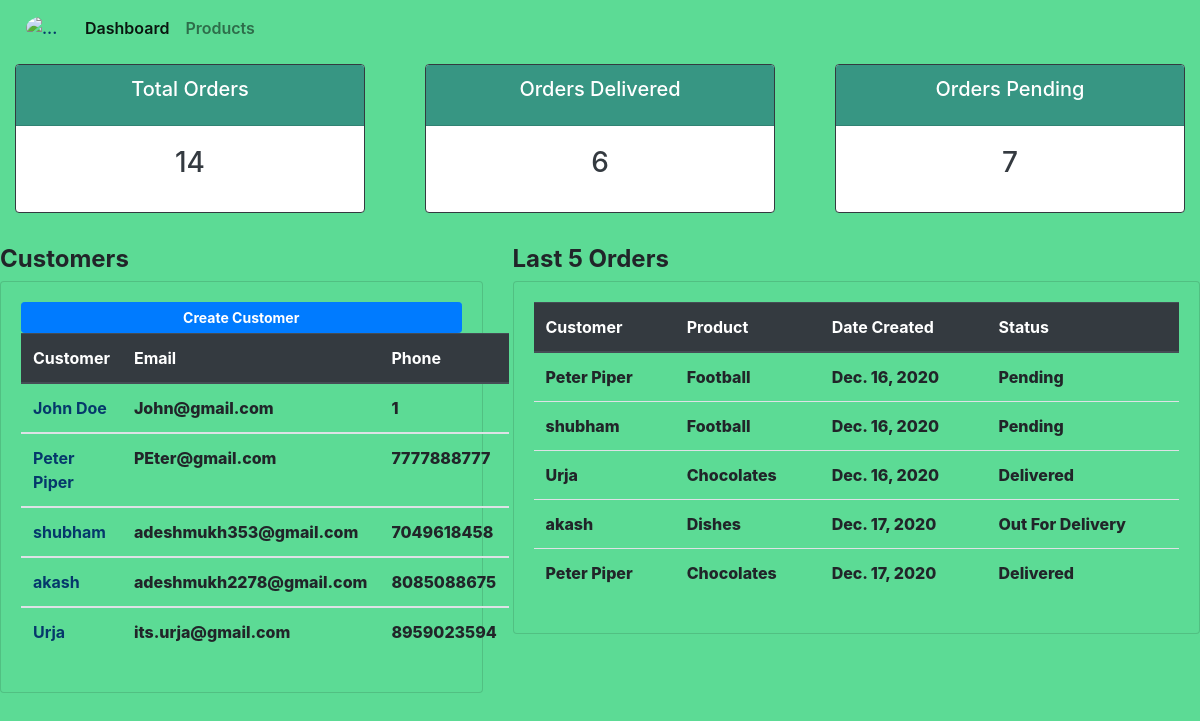
The page / on the database its author committed.
### accounts/models.py (models this page shows, shortened)
class Customer(models.Model):
    name = models.CharField(max_length=30, null=True)
    phone = models.IntegerField(null=True)
    email = models.EmailField(null=True)
    date_created = models.DateTimeField(auto_now_add=True)

class Order(models.Model):
    STATUS = (
        ('Pending', 'Pending'),
        ('Out For Delivery', 'Out For Delivery'),
        ('Delivered', 'Delivered'),
     )
    customer = models.ForeignKey(Customer,null=True,on_delete = models.SET_NULL)
    product = models.ForeignKey(Product,null=True, on_delete = models.SET_NULL)
    date_created = models.DateTimeField(auto_now_add=True)
    status = models.CharField(max_length=50,choices=STATUS,null=True)

class Product(models.Model):
    CATEGORY = (
        ('Indoor','Indoor'),
        ('Outdoor','Outoor'),
    )
    name = models.CharField(max_length=30)
    price = models.FloatField()
    category = models.CharField(max_length=50,choices=CATEGORY)
    description = models.TextField()
    date_created = models.DateTimeField(auto_now_add=True)
    tag = models.ManyToManyField(Tag)

### accounts/views.py (the view)
# urls.py: 2. Add a URL to urlpatterns:  path('', views.home, name='home')
def home(request):
    order=Order.objects.all().order_by('id')
    orders = order[:5]
    ordDel=Order.objects.filter(status="Delivered")
    ordPen = Order.objects.filter(status='Pending')
    customers = Customer.objects.all()
    context={'orders':orders,'customers':customers,'order':order,'ordDel':ordDel,'ordPen':ordPen}
    return render(request,'accounts/dashboard.html',context)

### accounts/templates/accounts/dashboard.html (shortened to what this page needs)
{% extends 'accounts/main.html' %}
{% block body %}
{% include 'accounts/status.html' %}
<div class="row my-3">
  <div class="col-md-5 ">
    <h4 class="font-weight-bold ">Customers</h4>
      <div class="card card-body " style="background-color:#5CDB95;">
      <a class="btn btn-primary btn-block btn-sm font-weight-bold" >Create Customer</a>
      <table class="table">
      <thead class="thead-dark">
        <tr>
          <th scope="col">Customer</th>
          <th scope="col">Email</th>
          <th scope="col">Phone</th>
        </tr>
      </thead>
      {% for i in customers %}
      <tbody style="font-weight:800;">
        <tr>
          <th scope="row" ><a style="color:#05386B;" href="{% url 'customer' i.id %}">{{i.name}}</a></th>
          <td>{{i.email}}</td>
          <td>{{i.phone}}</td>
        </tr>
      </tbody>
      {% endfor %}
    </table>
      </div>
  </div>
  <div class="col-md-7 ">
    <h4 class="font-weight-bold "> Last 5 Orders</h4>
      <div class="card card-body " style="background-color:#5CDB95;">
      <table class="table">
      <thead class="thead-dark">
        <tr>
          <th scope="col">Customer</th>
          <th scope="col">Product</th>
          <th scope="col">Date Created</th>
          <th scope="col">Status</th>
        </tr>
      </thead>
      <tbody style="font-weight:800;">
        {% for i in orders %}
        <tr>
            <td>{{i.customer.name}}</td>
            <td>{{i.product.name}}</td>
            <td>{{i.date_created.date}}</td>
            <td>{{i.status}}</td>
        </tr>
        {% endfor %}
      </tbody>
    </table>
      </div>
  </div>
</div>
{% endblock body %}

### rows shown on the page
Customer: name "John Doe", email "John@gmail.com", phone "1"
Customer: name "Peter Piper", email "PEter@gmail.com", phone "7777888777"
Customer: name "shubham", email "adeshmukh353@gmail.com", phone "7049618458"
Customer: name "akash", email "adeshmukh2278@gmail.com", phone "8085088675"
Customer: name "Urja", email "its.urja@gmail.com", phone "8959023594"
Order: customer.name "Peter Piper", product.name "Football", date_created "Dec. 16, 2020", status "Pending"
Order: customer.name "shubham", product.name "Football", date_created "Dec. 16, 2020", status "Pending"
Order: customer.name "Urja", product.name "Chocolates", date_created "Dec. 16, 2020", status "Delivered"
Order: customer.name "akash", product.name "Dishes", date_created "Dec. 17, 2020", status "Out For Delivery"
Order: customer.name "Peter Piper", product.name "Chocolates", date_created "Dec. 17, 2020", status "Delivered"

### other values the page prints
{{ order.count }} "14"
{{ ordDel.count }} "6"
{{ ordPen.count }} "7"
